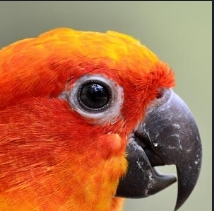
#> input picture modules/Image-Segmentation-and-Clustering/Resources/image.jpg, 214 x 211 px, found by its file name
$ python kmeans_clustering.py
#> lines starting #> are read from the running program, lines starting #| are printed output that depends on the picture
import cv2
import numpy as np
from sklearn.cluster import KMeans

# Load the image and reshape it
img = cv2.imread("./Image-Segmentation-and-Clustering/Resources/image.jpg")
#> img is the input picture: shape (211, 214, 3); mean B, G, R 73.1, 108.5, 177.3
img_reshaped = img.reshape((-1, 3))

# Perform K-means clustering
kmeans = KMeans(n_clusters=4, random_state=0)
kmeans.fit(img_reshaped)
labels = kmeans.labels_
centers = kmeans.cluster_centers_

# Reshape the labels and create the segmented image
labels = labels.reshape(img.shape[:2])
segmented_image = np.zeros_like(img)
for i in range(len(centers)): segmented_image[labels == i] = centers[i]

# Display the segmented image
cv2.imshow("K-Means Clustering", segmented_image)
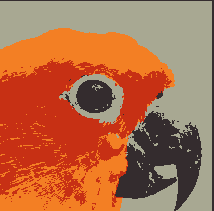
#> window 'K-Means Clustering': shape (211, 214, 3); mean B, G, R 72.3, 107.9, 176.8
cv2.waitKey(0)
cv2.destroyAllWindows()
